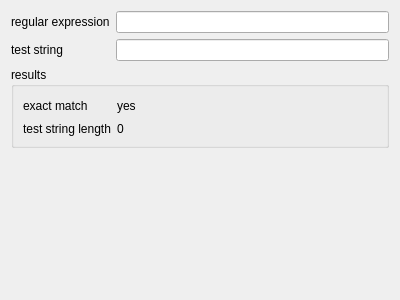
<?xml version="1.0" encoding="UTF-8"?>
<ui version="4.0">
 <class>RegExpTester</class>
 <widget class="QWidget" name="RegExpTester">
  <property name="geometry">
   <rect>
    <x>0</x>
    <y>0</y>
    <width>400</width>
    <height>300</height>
   </rect>
  </property>
  <property name="windowTitle">
   <string>Form</string>
  </property>
  <layout class="QVBoxLayout" name="verticalLayout">
   <item>
    <layout class="QGridLayout" name="gridLayout_2">
     <item row="0" column="0">
      <widget class="QLabel" name="label">
       <property name="text">
        <string>regular expression</string>
       </property>
      </widget>
     </item>
     <item row="0" column="1">
      <widget class="QLineEdit" name="lineEditRegExp"/>
     </item>
     <item row="1" column="0">
      <widget class="QLabel" name="label_2">
       <property name="text">
        <string>test string</string>
       </property>
      </widget>
     </item>
     <item row="1" column="1">
      <widget class="QLineEdit" name="lineEditTestString"/>
     </item>
    </layout>
   </item>
   <item>
    <widget class="QGroupBox" name="groupBox">
     <property name="title">
      <string>results</string>
     </property>
     <layout class="QGridLayout" name="gridLayout">
      <item row="1" column="0">
       <widget class="QLabel" name="label_5">
        <property name="text">
         <string>test string length</string>
        </property>
       </widget>
      </item>
      <item row="0" column="0">
       <widget class="QLabel" name="label_3">
        <property name="text">
         <string>exact match</string>
        </property>
       </widget>
      </item>
      <item row="0" column="1">
       <widget class="QLabel" name="labelExactMatch">
        <property name="text">
         <string>yes</string>
        </property>
       </widget>
      </item>
      <item row="1" column="1">
       <widget class="QLabel" name="labelStringLength">
        <property name="text">
         <string>0</string>
        </property>
       </widget>
      </item>
      <item row="0" column="2">
       <spacer name="horizontalSpacer">
        <property name="orientation">
         <enum>Qt::Horizontal</enum>
        </property>
        <property name="sizeHint" stdset="0">
         <size>
          <width>40</width>
          <height>20</height>
         </size>
        </property>
       </spacer>
      </item>
     </layout>
    </widget>
   </item>
   <item>
    <spacer name="verticalSpacer">
     <property name="orientation">
      <enum>Qt::Vertical</enum>
     </property>
     <property name="sizeHint" stdset="0">
      <size>
       <width>20</width>
       <height>40</height>
      </size>
     </property>
    </spacer>
   </item>
  </layout>
 </widget>
 <resources/>
 <connections/>
</ui>
